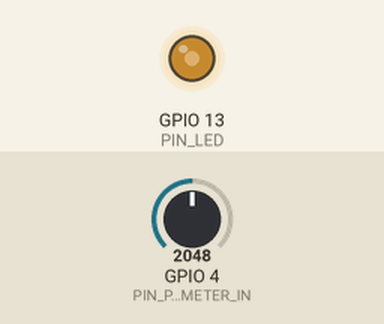
This sketch was run on a simulated ESP32. Shown: output pins drawn as LEDs (lit = HIGH). Inputs (shaded band) come from the test bench; at power-on: GPIO 4 (PIN_POTENTIOMETER_IN) = 2048.

Above: at 1.2 s.
1.3 s: GPIO 4 (PIN_POTENTIOMETER_IN) set to 2866
At 2.0 s:
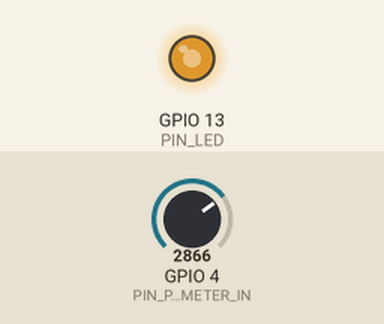
2.8 s: GPIO 4 (PIN_POTENTIOMETER_IN) set to 3603
At 3.2 s:
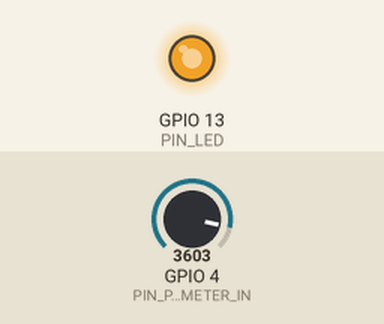
4.3 s: GPIO 4 (PIN_POTENTIOMETER_IN) set to 491
At 5.5 s:
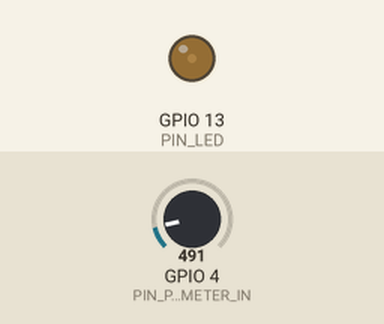
5.8 s: GPIO 4 (PIN_POTENTIOMETER_IN) set to 0
At 6.4 s:
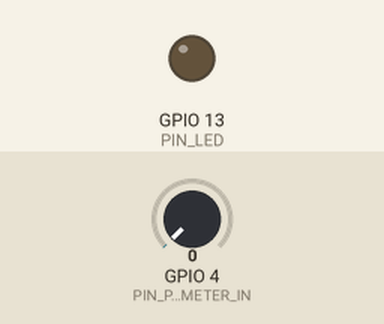
Timing chart, 0 to 8.3 s (numbered marks = the images above; inputs shaded):
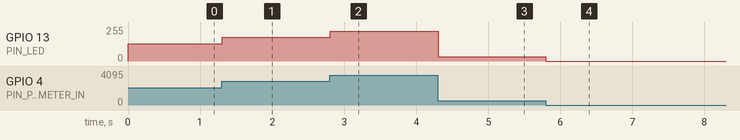

Measured:
- after the input at 1.3 s, GPIO 13 (PIN_LED): 128/255 → 178/255 at once
- after the input at 2.8 s, GPIO 13 (PIN_LED): 178/255 → 224/255 at once
- after the input at 4.3 s, GPIO 13 (PIN_LED): 224/255 → 31/255 at once
- after the input at 5.8 s, GPIO 13 (PIN_LED): 31/255 → 0/255 at once

The sketch:

17.potentiometer_and_led.ino
```cpp
#define PIN_POTENTIOMETER_IN  4
#define PIN_LED               13
#define CHN                   0

// int adcVal;
// int pwmVal;

void setup() {
  ledcAttachChannel(PIN_LED, 1'000, 12, CHN);
}

void loop() {
  // adcVal = analogRead(PIN_POTENTIOMETER_IN);  // reading ADC
  // pwmVal = adcVal;  // I can't figure out the sense of this operation (does nothing but a copy) ==> "adcVal re-map to pwmVal"
  ledcWrite(PIN_LED, analogRead(PIN_POTENTIOMETER_IN)); // set the pulse widith with the read ADC value
  delay(10);
}
```
